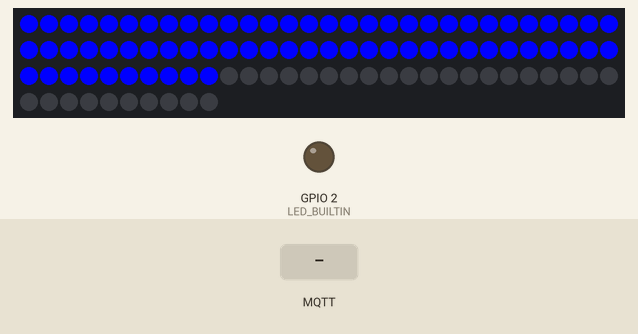
This program was run on a simulated ESP32. Shown: 100 RGB LEDs in strip order, left to right, continuing on the next row, output pins drawn as LEDs (lit = HIGH). Inputs (shaded band) come from the test bench. WiFi joins after 1.5 s; servers stay silent unless stated; no MQTT or app messages arrive unless stated; what the program prints to the serial monitor is not drawn.

Above: at 2.7 s.
2.8 s: MQTT message "1" arrives on the second subscribed topic
At 4.5 s:
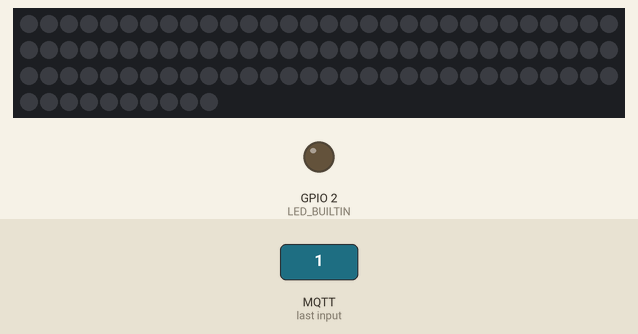
5.6 s: MQTT message "1" arrives on the first subscribed topic
At 7.7 s:
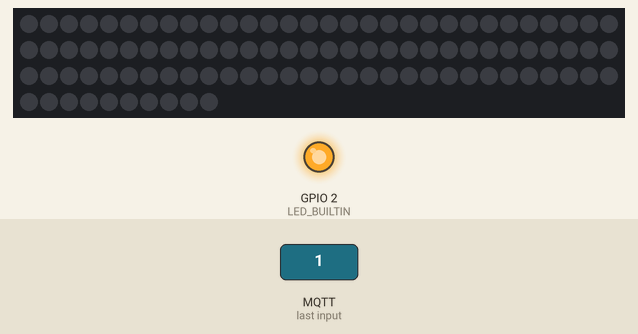
Timing chart, 0 to 9.2 s (numbered marks = the images above; inputs shaded):
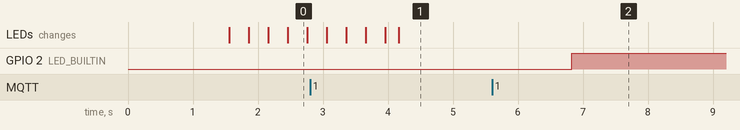

Measured:
- after the input at 2.8 s, the LEDs: first change after 0.26 s (image 1 shows a later state)
- after the input at 5.6 s, GPIO 2 (LED_BUILTIN): LOW → HIGH after 1.2 s

The program:

main.cpp
```cpp
#include "secrets.h"
#include <FastLED.h>
#include <WiFiClientSecure.h>
#include <PubSubClient.h>
#include "WiFi.h"
#define DEBUG

#ifdef DEBUG
#define debug(x)    Serial.print(x)
#define debugln(x)  Serial.println(x)
#endif

#ifdef RELEASE
#define debug(x)
#define debugln(x)
#endif

//mqtt declare
#define AWS_IOT_PUBLISH_TOPIC   "esp32/pub"
#define AWS_IOT_SUBSCRIBE_TOPIC "light_bulb/color"
#define topic_status    "light_bulb/status"
#define topic_intensity "light_bulb/intensity"
#define topic_color     "light_bulb/color"
WiFiClientSecure net = WiFiClientSecure();
PubSubClient client(net);

//ws2812b declare
#define LED_PIN     4
#define NUM_LEDS    100
CRGB leds[NUM_LEDS];
char messej[50];
bool enable_led = false;
uint16_t intensity = 0;
String Str_intensity = "";
String Str_color = "";

volatile byte red = 0, green = 0, blue = 255; //default blue light first appear

byte StringtoInt(String value){
    return value.toInt();
}

void messageHandler(char* topic, byte* payload, unsigned int length)
{
  debug("incoming: ");
  debug(topic);
  debugln("Message:");

  for (int i = 0; i < length; i++) {
     debug((char) payload[i]);
     messej[i] = (char)payload[i];
  }
  debugln();
  debugln(messej);
  debugln("-----------------------");

 if(!strcmp(topic, topic_status)){
   if(!strcmp(&messej[0], "1")){
     digitalWrite(LED_BUILTIN, 1);
     enable_led = true;
     debugln("on");
    }
  else if(!strcmp(&messej[0], "0")){
     digitalWrite(LED_BUILTIN, 0);
     debugln("led Off");
     enable_led = false;
    }
 }

 if(!strcmp(topic, topic_intensity)){
    Str_intensity = messej;
    intensity = Str_intensity.toInt();
    if(intensity > 0 && intensity < 255){FastLED.setBrightness(intensity);}
 }

 if(!strcmp(topic, topic_color)){ //ex. data : #1f1e33
    Str_color = messej;
    red   = StringtoInt(Str_color.substring(1, 3));
    green = StringtoInt(Str_color.substring(3, 5));
    blue  = StringtoInt(Str_color.substring(5, 7));
 }

}


void connectAWS()
{
  WiFi.mode(WIFI_STA);
  WiFi.begin(WIFI_SSID, WIFI_PASSWORD);

  Serial.println("Connecting to Wi-Fi");

  while (WiFi.status() != WL_CONNECTED)
  {
    delay(500);
    Serial.print(".");
  }

  // Configure WiFiClientSecure to use the AWS IoT device credentials
  net.setCACert(AWS_CERT_CA);
  net.setCertificate(AWS_CERT_CRT);
  net.setPrivateKey(AWS_CERT_PRIVATE);

  // Connect to the MQTT broker on the AWS endpoint we defined earlier
  client.setServer(AWS_IOT_ENDPOINT, 8883);

  // Create a message handler
  client.setCallback(messageHandler);

  Serial.println("Connecting to AWS IOT");

  while (!client.connect(THINGNAME))
  {
    Serial.print(".");
    delay(100);
  }

  if (!client.connected())
  {
    Serial.println("AWS IoT Timeout!");
    return;
  }

  // publish and subscribe
  client.subscribe(topic_status);
  client.subscribe(topic_color);
  client.subscribe(topic_intensity);

  client.publish(AWS_IOT_PUBLISH_TOPIC, "bili");

  Serial.println("AWS IoT Connected!");
}


void setup()
{
  Serial.begin(115200);
  pinMode(LED_BUILTIN, OUTPUT);
  FastLED.addLeds<WS2812, LED_PIN, GRB>(leds, NUM_LEDS);
  connectAWS();

}

void loop()
{
 client.loop();
 if(enable_led){
      for (int i = 0; i <= NUM_LEDS; i++) {
      leds[i] = CRGB ( red, green, blue);
      FastLED.show();
      delay(10);
    }
 }else{
      for (int i = 0; i <= NUM_LEDS; i++) {
      leds[i] = CRGB ( red, green, blue);
      FastLED.show();
      delay(10);
    }
 }

}
```

secrets.h
```cpp
#include <pgmspace.h>

#define SECRET
#define THINGNAME "bebas"                         //change this

const char WIFI_SSID[] = "wifiX_plus";               //change this
const char WIFI_PASSWORD[] = "20041969";           //change this
const char AWS_IOT_ENDPOINT[] = "alfmz4kip273p-ats.iot.us-east-1.amazonaws.com";      //change this

// Amazon Root CA 1
static const char AWS_CERT_CA[] PROGMEM = R"EOF(
-----BEGIN CERTIFICATE-----
MIIDQTCCAimgAwIBAgITBmyfz5m/jAo54vB4ikPmljZbyjANBgkqhkiG9w0BAQsF
ADA5MQswCQYDVQQGEwJVUzEPMA0GA1UEChMGQW1hem9uMRkwFwYDVQQDExBBbWF6
b24gUm9vdCBDQSAxMB4XDTE1MDUyNjAwMDAwMFoXDTM4MDExNzAwMDAwMFowOTEL
MAkGA1UEBhMCVVMxDzANBgNVBAoTBkFtYXpvbjEZMBcGA1UEAxMQQW1hem9uIFJv
b3QgQ0EgMTCCASIwDQYJKoZIhvcNAQEBBQADggEPADCCAQoCggEBALJ4gHHKeNXj
ca9HgFB0fW7Y14h29Jlo91ghYPl0hAEvrAIthtOgQ3pOsqTQNroBvo3bSMgHFzZM
9O6II8c+6zf1tRn4SWiw3te5djgdYZ6k/oI2peVKVuRF4fn9tBb6dNqcmzU5L/qw
IFAGbHrQgLKm+a/sRxmPUDgH3KKHOVj4utWp+UhnMJbulHheb4mjUcAwhmahRWa6
VOujw5H5SNz/0egwLX0tdHA114gk957EWW67c4cX8jJGKLhD+rcdqsq08p8kDi1L
93FcXmn/6pUCyziKrlA4b9v7LWIbxcceVOF34GfID5yHI9Y/QCB/IIDEgEw+OyQm
jgSubJrIqg0CAwEAAaNCMEAwDwYDVR0TAQH/BAUwAwEB/zAOBgNVHQ8BAf8EBAMC
AYYwHQYDVR0OBBYEFIQYzIU07LwMlJQuCFmcx7IQTgoIMA0GCSqGSIb3DQEBCwUA
A4IBAQCY8jdaQZChGsV2USggNiMOruYou6r4lK5IpDB/G/wkjUu0yKGX9rbxenDI
U5PMCCjjmCXPI6T53iHTfIUJrU6adTrCC2qJeHZERxhlbI1Bjjt/msv0tadQ1wUs
N+gDS63pYaACbvXy8MWy7Vu33PqUXHeeE6V/Uq2V8viTO96LXFvKWlJbYK8U90vv
o/ufQJVtMVT8QtPHRh8jrdkPSHCa2XV4cdFyQzR1bldZwgJcJmApzyMZFo6IQ6XU
5MsI+yMRQ+hDKXJioaldXgjUkK642M4UwtBV8ob2xJNDd2ZhwLnoQdeXeGADbkpy
rqXRfboQnoZsG4q5WTP468SQvvG5
-----END CERTIFICATE-----
)EOF";

// Device Certificate                                               //change this
static const char AWS_CERT_CRT[] PROGMEM = R"KEY(
-----BEGIN CERTIFICATE-----
MIIDWjCCAkKgAwIBAgIVALX6MPARcj5kgWiQ/S08HY11BQzPMA0GCSqGSIb3DQEB
CwUAME0xSzBJBgNVBAsMQkFtYXpvbiBXZWIgU2VydmljZXMgTz1BbWF6b24uY29t
IEluYy4gTD1TZWF0dGxlIFNUPVdhc2hpbmd0b24gQz1VUzAeFw0yMjExMTIwNzI0
NDJaFw00OTEyMzEyMzU5NTlaMB4xHDAaBgNVBAMME0FXUyBJb1QgQ2VydGlmaWNh
dGUwggEiMA0GCSqGSIb3DQEBAQUAA4IBDwAwggEKAoIBAQDHD/VWHy2tbmZA9kb1
BDFmeLKuqNzVF45A9iZSB0WqiXx4tSSfpJa2ug+g17Y/7BjU6cozpUlDzQnAeFhA
RWu70A3xjZWQIR1hNOHAljDRJiMQ96A+78b047/RpE4CDWY5GPw7cJnAUzD2ovpp
qbLSv1YldwU9lCw6myeEeYjnrOLvn3Nfp0jNTMYIWyiPWvqw4lzv5T7kOAOQqYAP
KrqYuQ1G4kQManfG3LiTlBWc5qmhP+B2SPrw84JNdaCqONdkBmE5g02hMaLFHp4y
2jIcpHdx1bL7nLtCMslv9boyArVc3NxY7TIQrPdls2Tqp1JjXlToGxItgYVIfcfG
mSulAgMBAAGjYDBeMB8GA1UdIwQYMBaAFC1UON5rTLjfQ0FAWuwTzVm8T7tOMB0G
A1UdDgQWBBQ4WpYxDK6DiLhjscBGjhsOwWXq4zAMBgNVHRMBAf8EAjAAMA4GA1Ud
DwEB/wQEAwIHgDANBgkqhkiG9w0BAQsFAAOCAQEANmIPphAEOpnd8GVkZ4FEEsa+
aprKQCGq03gPnYkir0cI+gEhniWiNAzClefT0qF/H7dJxmD73EYeBibneEXbJKb5
/nQbFRnxT+hUFkdft9Q3vxaymTky9PqLZZa2BsK3ayrNWC5mHhtuPXemsAKCnyc3
48QTMPUBqXXG2UWPvqpzS5FBweiQWOAYuPZWjZCkwCbRC64qbzv2VctY1ppGSQ2o
1j1Qhg6Cb6iORlnZz2TUHK5cimp071AWowBUDFQXg5s/yHBMGdLIhMWd5IjUIWTh
IFM/J4FRZ8/Gd6t9zScXPMGWhc4jgxY/w+bPY1E5+YBLGfWEU6hF/SrimWQgYw==
-----END CERTIFICATE-----
)KEY";

// Device Private Key                                               //change this
static const char AWS_CERT_PRIVATE[] PROGMEM = R"KEY(
-----BEGIN RSA PRIVATE KEY-----
MIIEowIBAAKCAQEAxw/1Vh8trW5mQPZG9QQxZniyrqjc1ReOQPYmUgdFqol8eLUk
n6SWtroPoNe2P+wY1OnKM6VJQ80JwHhYQEVru9AN8Y2VkCEdYTThwJYw0SYjEPeg
Pu/G9OO/0aROAg1mORj8O3CZwFMw9qL6aamy0r9WJXcFPZQsOpsnhHmI56zi759z
X6dIzUzGCFsoj1r6sOJc7+U+5DgDkKmADyq6mLkNRuJEDGp3xty4k5QVnOapoT/g
dkj68POCTXWgqjjXZAZhOYNNoTGixR6eMtoyHKR3cdWy+5y7QjLJb/W6MgK1XNzc
WO0yEKz3ZbNk6qdSY15U6BsSLYGFSH3HxpkrpQIDAQABAoIBAG/QGvKBGNsuA+nB
bCH8dPMmINfSqhhX3uPGX8f7pbog9/Wlaijx/mYtJNIn2IsXRutxVs6jrP+UkEG4
V3nihJ0+RFbGPJh0wVf0qEnREyKn1VKWhUBU1uB/fSN4swicFitESYnpubM6B2rC
KP5o/7U5HF52+E6aiC1zMUNMMQZQLD71O3yDInLsuNx66jpEIyw8uZJbSoUDhVk7
Hqvx7Ldp/QanHjfEpIKZNUupzEMfKgawwlc5TYmcI9dTE9SOS03JZbT7C/tdfi+w
uA4B4Nx87CEB/TzrWEOLYxhcIKGFgr6CvG5V/A7nbEsip9RWOd+GmEftny675HyJ
+7F4+4ECgYEA7k6XyOzFkPuClehKNiBKMZ0+zyiUsaN/Btufzt8faUNDXb3B4AuM
uO2eWJGA2FnFROIETmnjDWm8tNtLBac6VBOnhBClBfrvHNxU5MF1rHgwNPTk0+7o
TJQbWDxN6hNgcwDihuLMHSj9NZywtY+6E8eqM1uxUmFGRur/iW5ccI0CgYEA1dd1
Ive+0J4x60wvf8OOpb8ait06fJ26gCpIiA2E5rrOXP+Dxlgi104XSvjt/iq2Cily
TqXd+xUnE2jT0oJagTojz9i44xobg0lK9snPPGlbv6a1E6/gGMnwV0cwP6BpwtFw
V0o3mMeBgLsxV2CA8ANRmsHrd1T8fmy/XI7IHXkCgYBk1gat81op3fLEodT9EC60
zbetCpvYirkOWtJFQ+5TqS2RNeEaf2idO5acHX1qjpnFaumtkGqN22cJFB2rl7Y7
q1FftXdOj36sNKMLZLz5LKYhUlqdPuM2vBjR/jptyKMwJniz4LXDxPtXuySevuFa
y0q+jpb6p8SH75oPOg6NZQKBgAuntqa1Qh00whvFB0G7cubtx5CSBkIMhsG9jD5+
HiRFQkInWxNQcnWxt+tKLg6QXWOoZqaKu9KXkI2qRQFQQYaRmKoXcdxO6/j34bIZ
xcXRKEMF3xC3oUs4lnTrWGHfaGRJ7gmT7fvRw+k0Srgsdlqek7APqbnTU//ABZ4R
2i5hAoGBALh7j+xlowCAikUjAqZp1C9MEfcKaP1pQ64C2nEh++sahVxlzJS3qu7a
+F7m9vDaBM+5LnX2Tgu6nKJgiBUoiDcgpw1bcgXLd3ZHZpcfNUakNvF7/ncngP3F
1oJ0uTxMOt1gLWAUSCHtB+Y/kjX82+cVIFP3Iu5mLYCsqMXxGXTg
-----END RSA PRIVATE KEY-----
)KEY";
```
